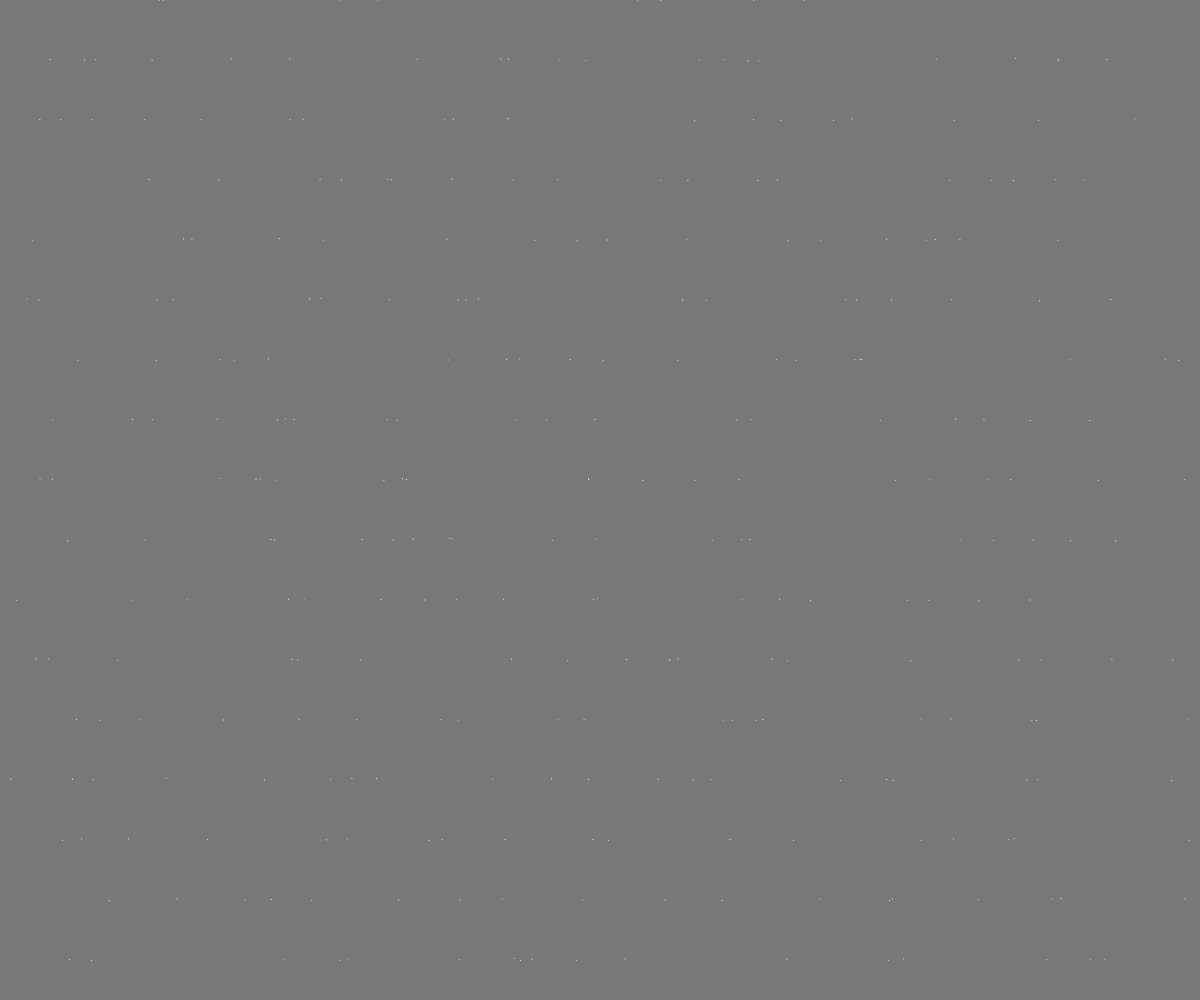
Frame 1 (no input)
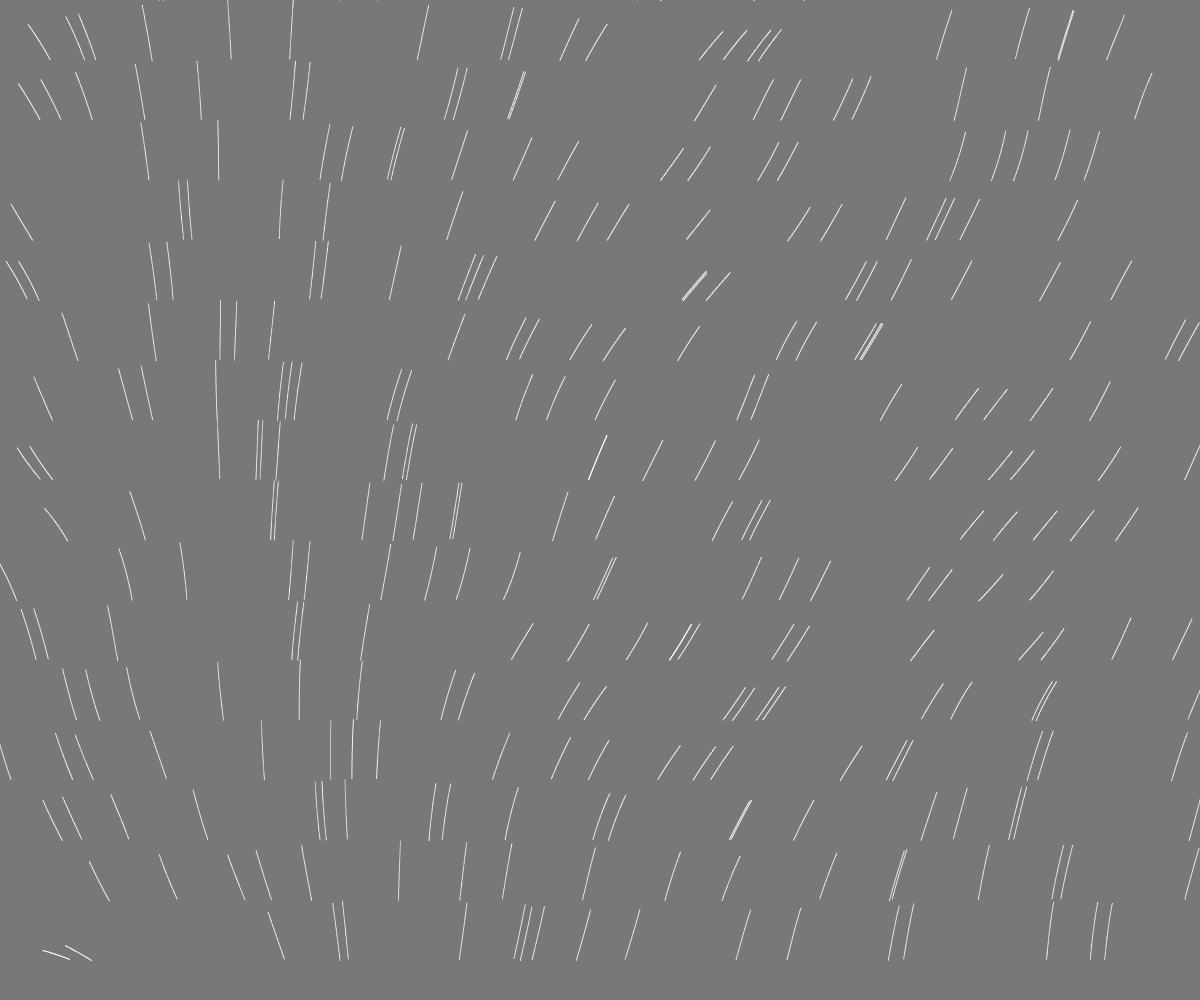
Frame 60 (no input)
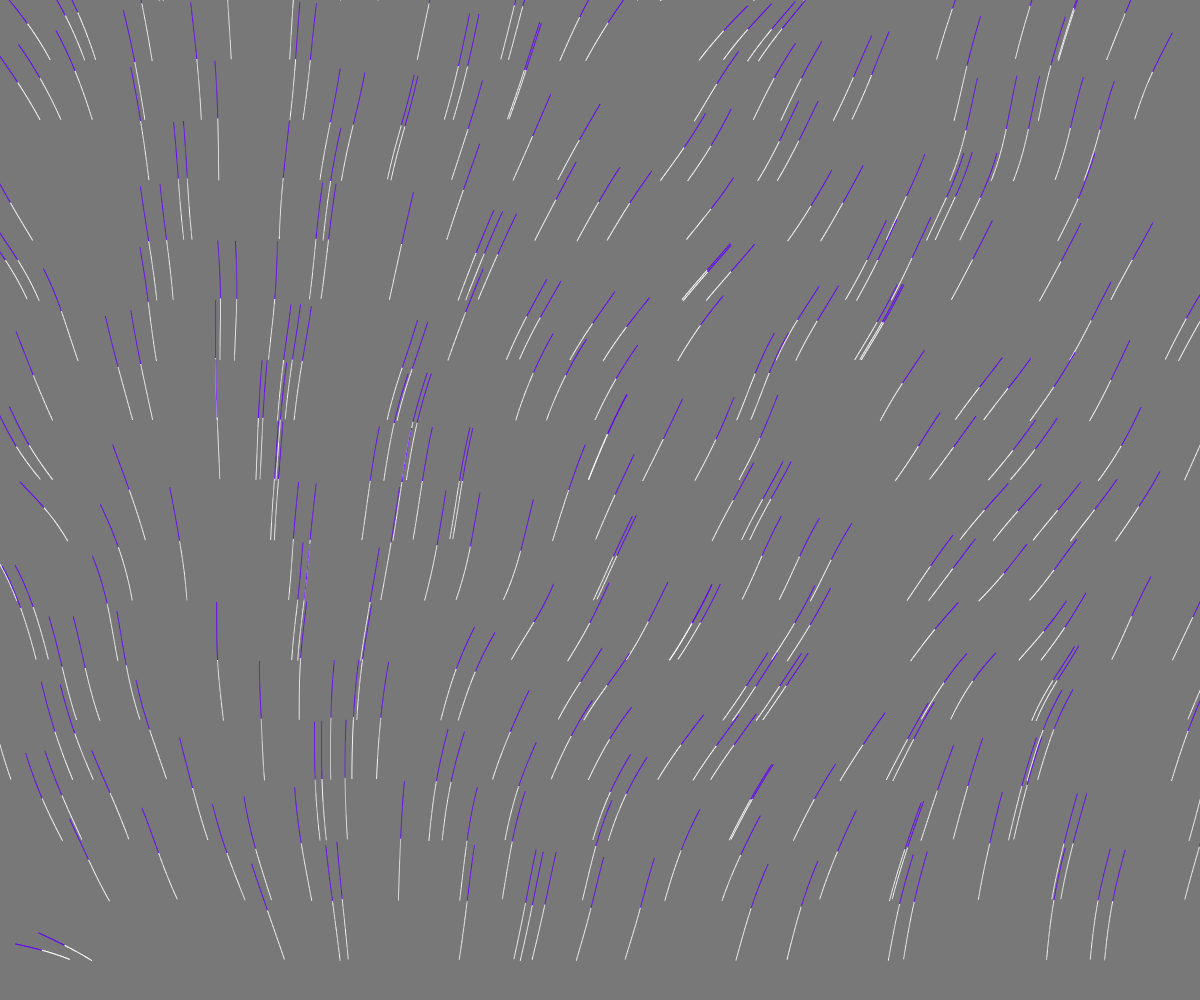
Frame 120 (the mouse pressed at the canvas centre since frame 60)

The p5.js sketch that drew these frames (run headless with seeded random() and noise() and a simulated clock; from frame 60 on, the mouse is pressed at the canvas centre):

// p5.js sketch
// ── sketch.js
var points = []; //starting points
var mult = 0.001


function setup() {
  createCanvas(windowWidth, windowHeight);
  background(120);
  angleMode(DEGREES);
  
  var density = 20;
  var space = width / density;
  
  setInterval(changeColor, 2000);
  
  
  
  
  for (var x = 0; x < width; x += space){
    for ( var y = 0; y < height; y += space){
         var p = createVector(x + random(-100, 100), y + random(-1, 1));
    
      points.push(p);
    
    }
  }
}

function draw() {
  
  //rotate(sin(frameCount * 0.1) * 100);
  noStroke();
  background(0, 0.5);
  noCursor();
  
  
  
  for (var i = 0; i < points.length; i++) {

    
    var angle = map(noise(points[i].x * mult, points[i].y * mult, points[i].y * mult), 0, 1, 0, 360);
    
    
    points[i].add(createVector(sin(angle) * noise(0.01, 0.9), cos(angle)))
    
    
    rect(points[i].x, points[i].y, 0.9, 0.9);
    
  }
  
}

function changeColor(){
  let color = int(random(2));
  
  switch(color){
    case 0:
      fill(0);
      break;
    case 1:
      fill(100, 0, 255);
      break;
    // case 2:
    //   fill(0, 0, 255);
    //   break;
  }
}
